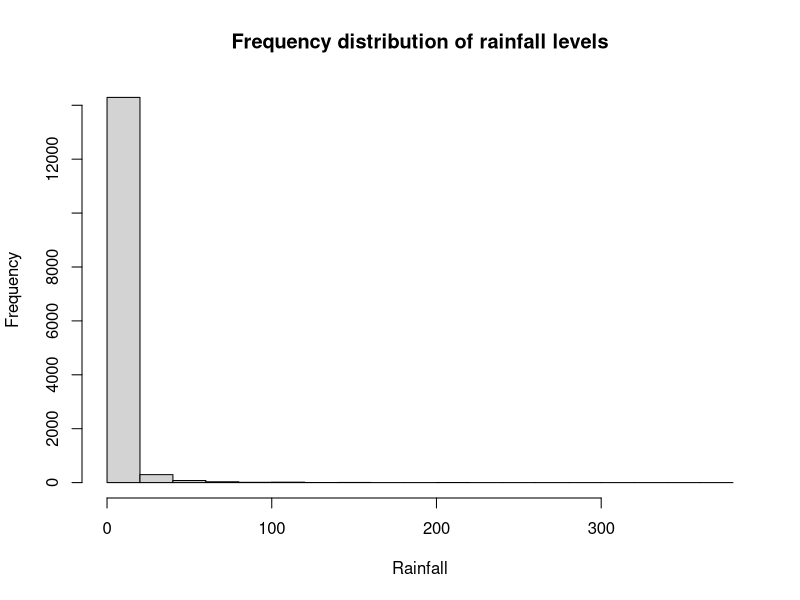
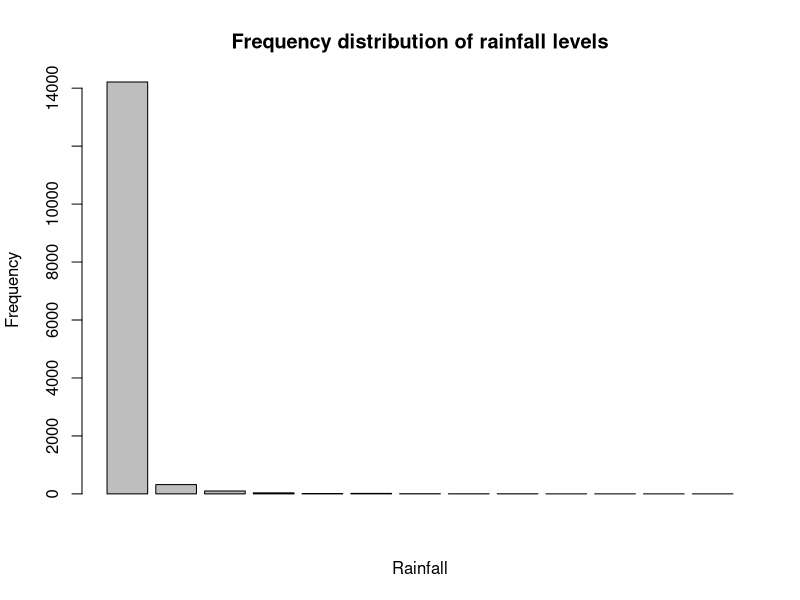
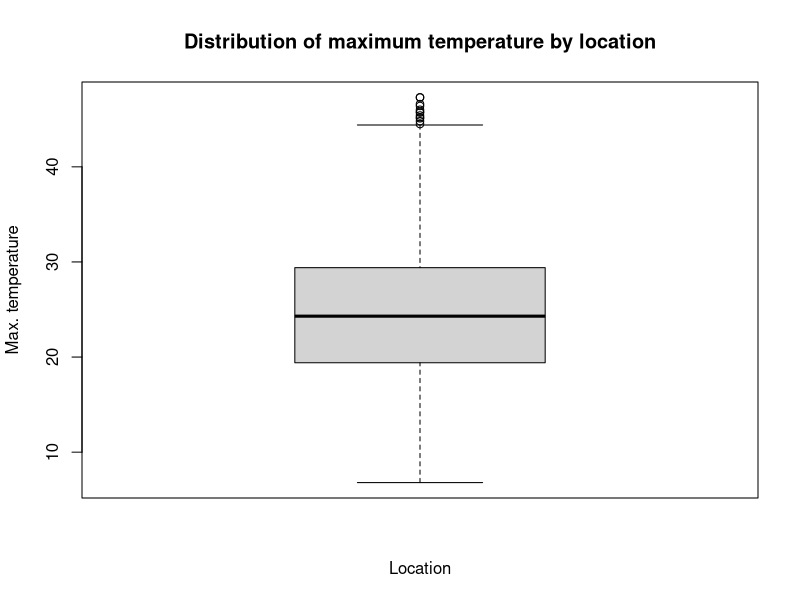
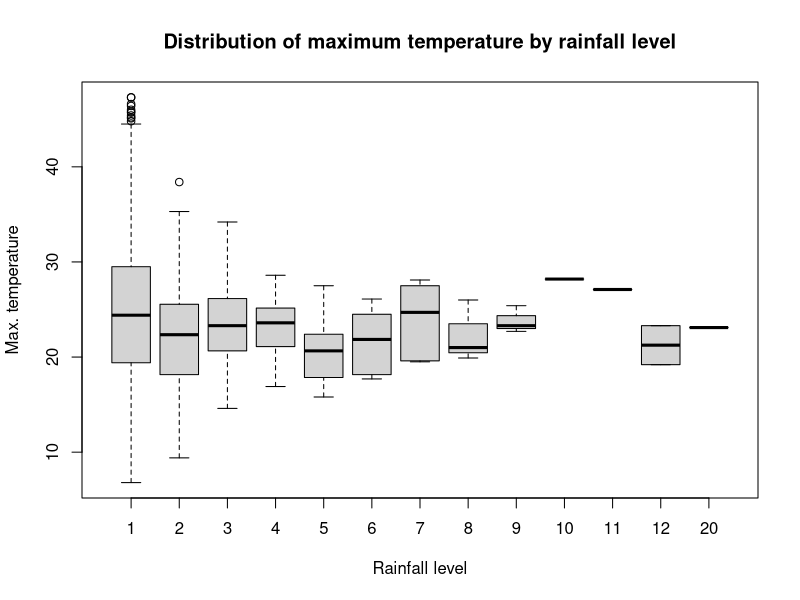

Write the R code that produced these figures, in order. (Note: this script raises an error after producing the figures.)
setwd("/Users/pranav/Documents/Study/computerScience/programming/r/data/")
# install.packages('plyr')
library(plyr)
# Function to check if value lies in a certain range
inRange = function(x, min, max)
# min is included from range while max is excluded
{
  if(x >= min & x < max) {TRUE} else {FALSE}
}

# Function to return the class corresponding to the value
# (based on the range and divisions)
returnClass = function(x, min, max, divisions)
# min is included from range while max is excluded
{
  step = (max - min) / divisions
  i = 1
  while(min < max)
  {
    if(inRange(x, min, min + step)){break}
    min = min + step
    i = i + 1
  }
  i
}

# THE DATA
originalData = read.csv("weatherAustralia.csv")[c(2, 4, 5)]
summary(originalData)
maxObservations = length(originalData$Location)
minRainfall = min(originalData$Rainfall,  na.rm = TRUE)
maxRainfall = max(originalData$Rainfall,  na.rm = TRUE) + 1
x1 = x2 = y = c()
# Getting an idea for the distribution of rainfall values
hist(originalData$Rainfall, main = "Frequency distribution of rainfall levels", xlab = "Rainfall", ylab = "Frequency")

# REMOVING NULL VALUES
for(i in c(1:maxObservations))
{
  location = originalData$Location[i]
  rainfall = originalData$Rainfall[i]
  maxTemp = originalData$MaxTemp[i]
  if(!is.na(location) & !is.na(rainfall) & !is.na(maxTemp))
  {
       x1 = c(x1, as.factor(location))
       x2 = c(x2, returnClass(rainfall, minRainfall, maxRainfall, 20))
       y = c(y, maxTemp)
  }
}
x1 = as.factor(x1)
x2 = as.factor(x2)
myData = data.frame(x1, x2, y)
head(myData)
# Visually verifying the distribution of rainfall levels
barplot(count(x2)$freq, main = "Frequency distribution of rainfall levels", xlab = "Rainfall", ylab = "Frequency")
# Visually comparing maxTemp distribution w.r.t. location
boxplot(y~x1, main = "Distribution of maximum temperature by location", xlab = "Location", ylab = "Max. temperature")
# Visually comparing maxTemp distribution w.r.t. rainfall level
boxplot(y~x2, main = "Distribution of maximum temperature by rainfall level", xlab = "Rainfall level", ylab = "Max. temperature")

# install.packages("lsmeans")
library(lsmeans)
#' The lsmeans function from this package computes least-squares means for specified factors or factor combinations in a linear model.
#' Optionally, it makes comparisons or contrasts among them.

# ANOVA
# Multiple linear regression model for two regressors...
model = lm(y~x1 + x2)
summary(model)
#' Here, we see the estimates for the intercept and coefficients of the interactions of x1 and x2.
anova(model)
#' Here we can see that both the factors are significant, since their p-values are each less than the significance level 0.05.

# POST HOC ANALYSIS
# Least square estimates of y averaged over levels of x2
#' I.e. the total least square estimates of y for a particular level of x1 is averaged.
#' Here, x2 has 20 levels. So, for each level of x1, the estimates are added and divided by 20.
lse_over_x2 = lsmeans(model, "x1")

# Least square estimates of y averaged over levels of x1
#' Same principle as the last one.
lse_over_x1 = lsmeans(model, "x2")

# Least square estimates of y averaged
# (for all replications of each interaction of x1 and x2)
lse_over_interactions = lsmeans(model, c("x1", "x2"))

# Finding the pairs of x1 values (locations) with significantly different means
pairs(lse_over_x2)

# Finding the pairs of x2 values (rainfall) with significantly different means
pairs(lse_over_x1)

# Finding the pairs of interactions with significantly different means
pairs(lse_over_interactions)

# ALTERNATE APPROACH TO TWO-WAY ANOVA
# library(multcompView)
# model = aov(y~x1 + x2 + x1:x2, myData)
# print(model)
#' A balanced design is an experimental design where all cells (i.e. treatment combinations) have the same number of observations.
#' This does not seem to be the case for us.

# model = aov(y~x1 + x2, myData)
# Since interaction effect is statistically insignificant, we exclude it.
# tukey = TukeyHSD(x = model, conf.level = 0.95)
# tukey
